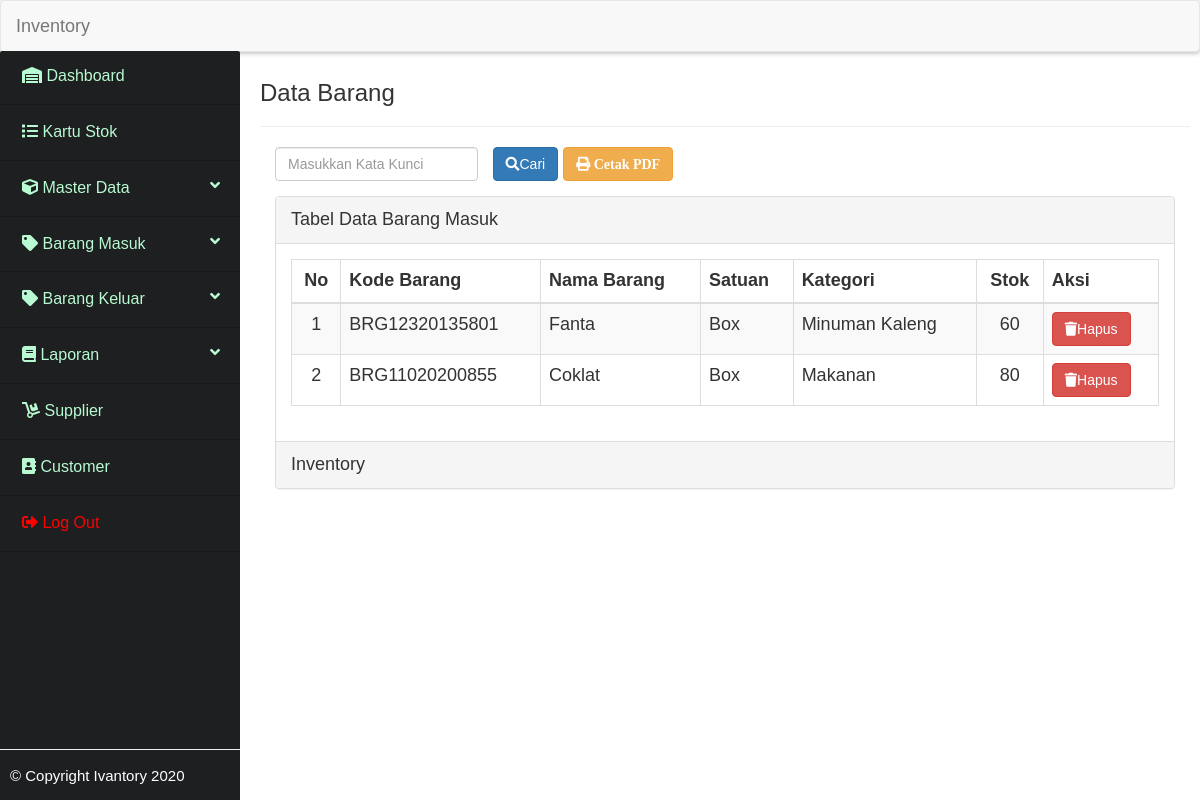
Page /_barang/barang.php on the committed database.
### tables this page shows
CREATE TABLE IF NOT EXISTS `tbl_databarang` (
  `id_barang` int(11) NOT NULL AUTO_INCREMENT,
  `id_brgmasuk` int(11) NOT NULL,
  `kode_barang` varchar(50) NOT NULL,
  `nama_barang` varchar(50) NOT NULL,
  `satuan` int(11) NOT NULL,
  `kategori` int(11) NOT NULL,
  `stok` double NOT NULL,
  PRIMARY KEY (`id_barang`)
);

CREATE TABLE IF NOT EXISTS `tbl_satuan` (
  `id_satuan` int(11) NOT NULL AUTO_INCREMENT,
  `nama_satuan` varchar(100) NOT NULL,
  PRIMARY KEY (`id_satuan`)
);

CREATE TABLE IF NOT EXISTS `tbl_kategori` (
  `id_kategori` int(11) NOT NULL AUTO_INCREMENT,
  `nama_kategori` varchar(100) NOT NULL,
  PRIMARY KEY (`id_kategori`)
);

### _barang/functions.php (called while the page is built, shortened)
<?php
include "../koneksi.php";
    function query($query){
        global $conn;
        $result = mysqli_query($conn, $query);
        $rows   = [];
        while( $row = mysqli_fetch_assoc($result)){
        $rows[] = $row;
        }
        return $rows;
    }
?>

### _barang/barang.php (the view, shortened to what this page needs)
<?php
include "functions.php";
$barang = query("SELECT A.*, B.nama_satuan, C.nama_kategori FROM tbl_databarang AS A INNER JOIN tbl_satuan AS B ON (A.satuan = B.id_satuan) INNER JOIN tbl_kategori AS C ON (A.kategori = C.id_kategori) ORDER BY id_barang DESC ");
?>
<?php require '_header.php'; ?>
        <section class="content">
            <div class="inner">
                <h3>Data Barang</h3>
                    <hr>
                    <form action="" method="post">
                        <div class="form-group">
                            <div class="col-md-3" >
                                <input type="text" name="keyword" class="form-control" autofocus autocomplete="off" placeholder="Masukkan Kata Kunci">
                            </div>
                            <div>
                                <button type="submit" name="cari" class="btn btn-primary"><span class="fas fa-search"></span>Cari</button>
                                <a href="../cetak_laporan/cetak_databarang.php" target="_blank" class="btn btn-warning"><i class="fas fa-print"> Cetak PDF</i></a>
                            </div>
                        </div>
                    </form>
                    <div class="table-content" style="font-size: 18px;">
                        <div class="col-md-12">
                            <div class="panel panel-default">
                                <div class="panel-heading">
                                    Tabel Data Barang Masuk
                                </div>
                                <div class="panel-body">
                                    <div class="table">
                                        <table class="table table-striped table-bordered table-hover">
                                            <thead>
                                                <tr>
                                                    <th><center>No</center></th>
                                                    <th>Kode Barang</th>
                                                    <th>Nama Barang</th>
                                                    <th>Satuan</th>
                                                    <th>Kategori</th>
                                                    <th><center>Stok</center></th>
                                                    <th>Aksi</th>
                                                </tr>
                                            </thead>
                                            <?php $no = 1; ?>
                                            <?php  foreach($barang as $brg): ?>
                                            <tr>
                                                <td><center><?= $no; ?></center></td>
                                                <td><?= $brg["kode_barang"]; ?></td>
                                                <td><?= $brg["nama_barang"]; ?></td>
                                                <td><?= $brg["nama_satuan"]; ?></td>
                                                <td><?= $brg["nama_kategori"] ?></td>
                                                <td><center><?= $brg["stok"]; ?></center></td>
                                                <td>
                                                    <a href="hapus.php?id_brgmasuk=<?= $brg["id_brgmasuk"]; ?>" onclick="return confirm('Yakin untuk menghapus?')" class="btn btn-danger "><span class="fas fa-trash"></span>Hapus</a>
                                                </td>
                                            </tr>
                                            <?php $no++; ?>
                                            <?php endforeach; ?>
                                        </table>
                                    </div>
                                </div>
                                <div class="panel-footer">
                                    Inventory
                                </div>
                            </div>
                        </div>
                    </div>
            </div>
        </section>
<?php require '_footer.php'; ?>

### rows in the picture
tbl_databarang: kode_barang "BRG12320135801", nama_barang "Fanta", tbl_satuan.nama_satuan "Box", tbl_kategori.nama_kategori "Minuman Kaleng", stok "60"
tbl_databarang: kode_barang "BRG11020200855", nama_barang "Coklat", tbl_satuan.nama_satuan "Box", tbl_kategori.nama_kategori "Makanan", stok "80"
